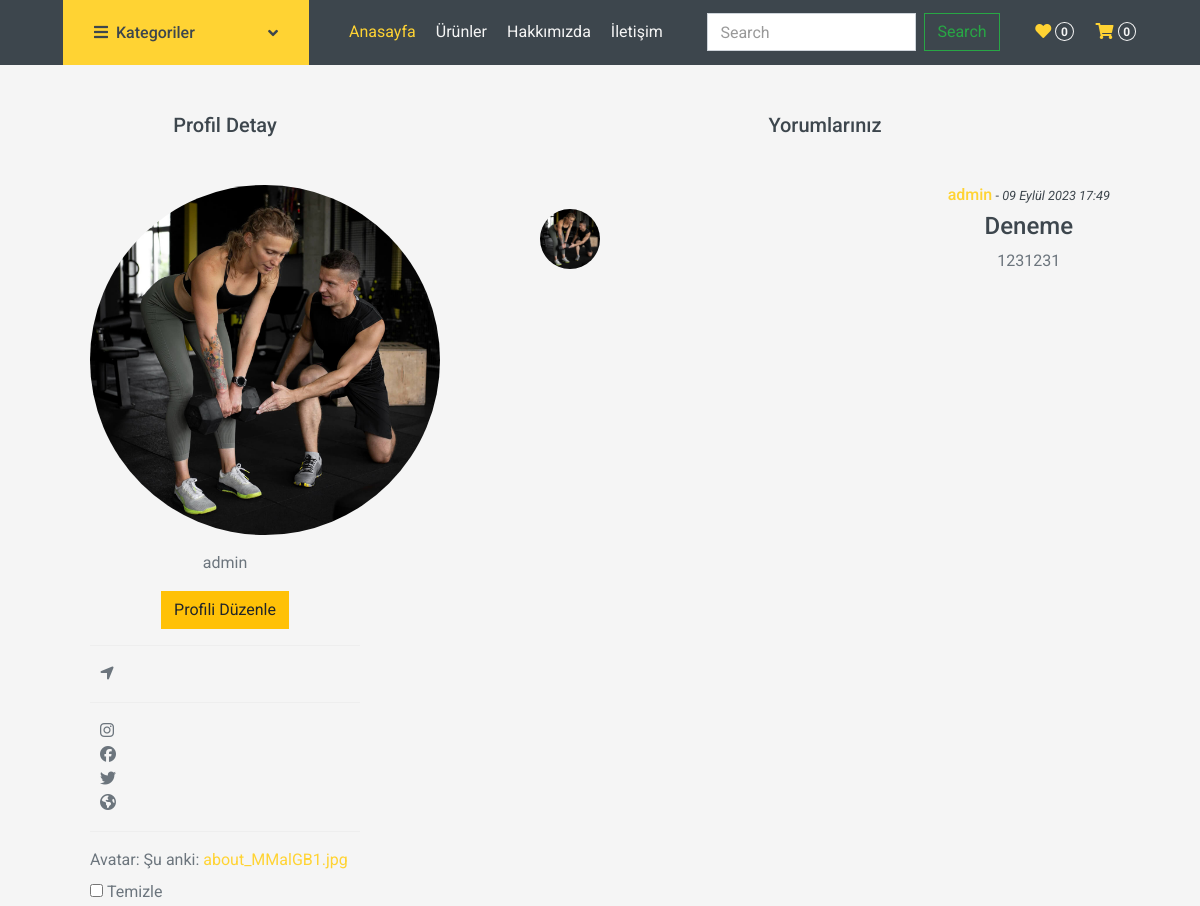
Before: /profile/1 (upper part) with the older database file.
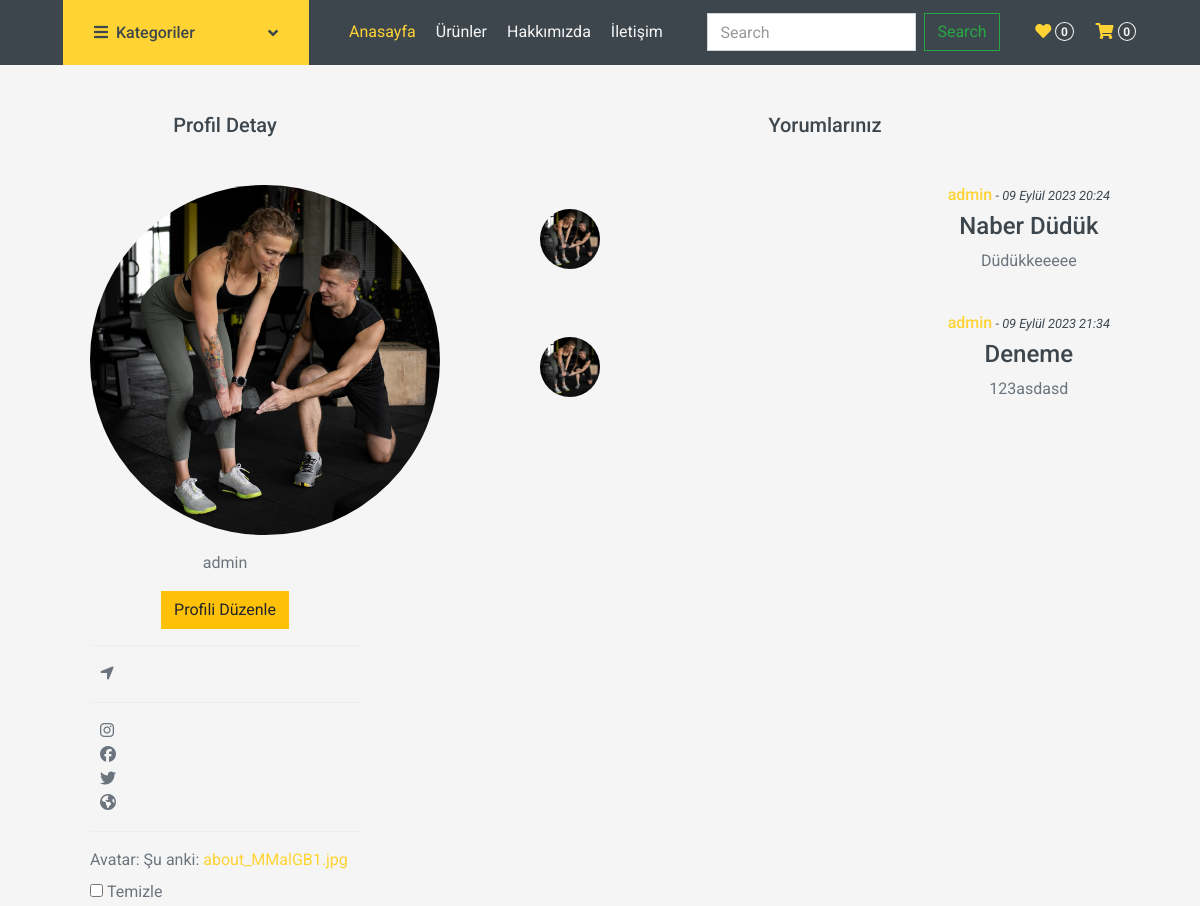
After: the same page with the newer database file.
### siteApp/models.py (models this page shows, shortened)
class ProfileModel(models.Model):
    profileSahibi = models.ForeignKey(User, verbose_name=("Profil Sahibi"), on_delete=models.CASCADE)
    profileAvatar = models.ImageField(("Avatar"), upload_to="", height_field=None, default="avatar.png", width_field=None, max_length=None, blank=True)
    profileBio = models.TextField(("Biografi"), max_length=500, default="", blank=True)
    profileLocation = models.CharField(("Konum"), max_length=150, default="" , blank=True)
    profileInstagram = models.CharField(("Instagram"), max_length=150, default="", blank=True)
    profileTwitter = models.CharField(("Twitter"), max_length=150, default="", blank=True)
    profileFacebook = models.CharField(("Facebook"), max_length=150, default="", blank=True)
    profileWebPage = models.CharField(("Web Sayfası"), max_length=150, default="", blank=True)

class YorumYap(models.Model):
    urun = models.ForeignKey(Urun, verbose_name=("Ürün Adı"), on_delete=models.CASCADE)
    yorumSahibi = models.ForeignKey(User, verbose_name=("Yorum sahibi"), on_delete=models.CASCADE)
    yorumSahibiProfile = models.ForeignKey("siteApp.ProfileModel", verbose_name=("Profil Modeli"), on_delete=models.CASCADE, blank=True)
    yorumBaslik = models.CharField(("Yorumun Başlığı"), max_length=100)
    yorumIcerik = models.TextField(("Yorum İçeriği"), max_length=500)
    yorumAtCrated = models.DateTimeField(("Yorumun Yapıldığı Zaman"), auto_now=True)

### siteApp/views.py (the view, shortened to what this page needs)
# urls.py: path('profile/<profileID>', profile , name='profile'),
def profile(request, profileID):
    context = {}
    userFilter = User.objects.filter(id = profileID).first()
    if userFilter:
        context['kullanicilar'] = userFilter
        yorumlar = YorumYap.objects.filter(yorumSahibi__id = profileID).all()
        context['yorumlar'] = yorumlar
        profileFront = ProfileModel.objects.filter(profileSahibi__id = profileID).all()
        context['profiller'] = profileFront
    else:
        context["error"] = "Böyle bir user bulunamadi"
    updateProfile = {}
    profileUptade  = ProfileModel.objects.filter(profileSahibi__id = profileID).first()
    profileQuerySet  = ProfileModel.objects.filter(profileSahibi__id = profileID)
    for profile in profileQuerySet:
        updateProfile[profile.id] = UpdateProfile(instance = profile)
        context["update"]  = updateProfile.items()
    return render(request, 'profile.html', context)

### siteApp/templates/profile.html (shortened to what this page needs)
{% extends "base.html" %}
{% for user in kullanicilar %}
{% block site-icerik %}
<div class="row justify-content-around m-0 mt-5">
    <div class="col-md-3">
        <h5 class="text-center mb-5">Profil Detay</h5>
        {% for profile in profiller %}
        <div class="mb-3">
            <img class="rounded-circle" src={{profile.profileAvatar.url}} alt="Resim Bulunamadı" width="350px" />
        </div>
        <div class="mb-3">
            <p id="profileSahip" class="text-center">{{profile.profileSahibi}}</p>
        </div>
        <div class="mb-3 text-center">
            <button class="btn btn-warning" onclick="displayevent()" id="ProfileEdit">Profili Düzenle</button>
        </div>
        <div id="profileShow">
            <hr>
            <div class="row justify-content-center">
                <div class="col-md-1">
                    <i class="fa-solid fa-location-arrow"></i>
                </div>
                <div class="col-md-10">
                </div>
            </div>
            <hr>
            <div class="row justify-content-center">
                <div class="col-md-1">
                    <i class="fa-brands fa-instagram"></i>
                </div>
                <div class="col-md-10">
                </div>
            </div>
            <div class="row justify-content-center">
                <div class="col-md-1">
                    <i class="fa-brands fa-facebook"></i>
                </div>
                <div class="col-md-10">
                </div>
            </div>
            <div class="row justify-content-center">
                <div class="col-md-1">
                    <i class="fa-brands fa-twitter"></i>
                </div>
                <div class="col-md-10">
                </div>
            </div>
            <div class="row justify-content-center">
                <div class="col-md-1">
                    <i class="fa-solid fa-earth-americas"></i>
                </div>
                <div class="col-md-10">
                </div>
            </div>
            <hr>
        </div>
        {% for id,form in update %}
        <form action="{% url 'profile' profile.profileSahibi.id %}" method="post" id="formEdit"
            enctype="multipart/form-data">
            {{form}}
        </form>
        {% endfor %}
    </div>
    <div class="col-md-6 text-center">
        <h5 class="text-center mb-5">Yorumlarınız</h5>
        {% for yorum in yorumlar %}
        <div class="media mb-4 justify-content-between align-items-center">
            <img src={{yorum.yorumSahibiProfile.profileAvatar.url}} alt="Image"
                class="img-fluid rounded-circle mr-3 mt-1" style="width: 60px;">
            <div class="d-block">
                <h6><a href="{% url 'profile' yorum.yorumSahibi.id %}">{{yorum.yorumSahibi.username}}</a><small> -
                        <i>{{yorum.yorumAtCrated}}</i></small></h6>
                <h4>{{yorum.yorumBaslik}}</h4>
                <p>{{yorum.yorumIcerik}}</p>
            </div>
        </div>
        {% endfor %}
    </div>
</div>
{% endfor %}
{% endblock site-icerik %}
{% endfor %}

### siteApp/templates/base.html (shortened to what this page needs)
{% load static %}
<!DOCTYPE html>
<html lang="en">
<head>
    <link rel="stylesheet" href="{% static 'owlcarousel/owl.carousel.min.css' %}">
    <link rel="stylesheet" href="{% static 'owlcarousel/owl.carousel.min.css' %}">
    <link href="https://cdn.jsdelivr.net/npm/bootstrap@5.3.1/dist/css/bootstrap.min.css" rel="stylesheet"
>
    <link rel="stylesheet" href="https://cdn.jsdelivr.net/npm/owl.carousel@2.3.4/dist/assets/owl.carousel.min.css">
    <link rel="stylesheet" href="https://cdn.jsdelivr.net/npm/owl.carousel@2.3.4/dist/assets/owl.theme.default.min.css">
    <link rel="stylesheet" href="https://cdnjs.cloudflare.com/ajax/libs/OwlCarousel2/2.3.4/assets/owl.carousel.min.css">
    <link rel="stylesheet"
        href="https://cdnjs.cloudflare.com/ajax/libs/OwlCarousel2/2.3.4/assets/owl.theme.default.min.css">
    <link rel="stylesheet" href="https://cdnjs.cloudflare.com/ajax/libs/font-awesome/6.4.2/css/all.min.css"
 />
     <link href="https://cdnjs.cloudflare.com/ajax/libs/font-awesome/5.10.0/css/all.min.css" rel="stylesheet">
     <link href="{% static '/lib/animate/animate.min.css' %}" rel="stylesheet">
     <link href="{% static '/lib/owlcarousel/assets/owl.carousel.min.css' %}" rel="stylesheet">
     <link href="{% static '/css/style.css' %}" rel="stylesheet">
</head>
<body id="body">
    {% include "./Components/_navbar.html" %}
    {% block site-icerik %}
    {% endblock site-icerik %}
</body>
</html>

### siteApp/templates/Components/_navbar.html (shortened to what this page needs)
<div class="container-fluid bg-dark mb-30">
  <div class="row px-xl-5">
    <div class="col-lg-3 d-none d-lg-block">
      <a class="btn d-flex align-items-center justify-content-between bg-primary w-100" data-toggle="collapse"
        href="#navbar-vertical" style="height: 65px; padding: 0 30px;">
        <h6 class="text-dark m-0"><i class="fa fa-bars mr-2"></i>Kategoriler</h6>
        <i class="fa fa-angle-down text-dark"></i>
      </a>
    </div>
    <div class="col-lg-9">
      <nav class="navbar navbar-expand-lg bg-dark navbar-dark py-3 py-lg-0 px-0">
        <div class="collapse navbar-collapse justify-content-between" id="navbarCollapse">
          <div class="navbar-nav mr-auto py-0">
            <a href="{% url 'home' %}" class="nav-item nav-link active">Anasayfa</a>
            <a href="{% url 'urun' %}" class="nav-item nav-link">Ürünler</a>
            <a href="{% url 'hakkimda' %}" class="nav-item nav-link">Hakkımızda</a>
            <a href="{% url 'iletisim' %}" class="nav-item nav-link">İletişim</a>
          </div>
          <form class="form-inline my-2 my-lg-0" method="post" action="{% url 'search' %}">
            <input class="form-control mr-sm-2" name="search" type="search" placeholder="Search" aria-label="Search">
            <button class="btn btn-outline-success my-2 my-sm-0" type="submit">Search</button>
        </form>
          <div class="navbar-nav ml-auto py-0 d-none d-lg-block">
            <a href="" class="btn px-0">
              <i class="fas fa-heart text-primary"></i>
              <span class="badge text-secondary border border-secondary rounded-circle"
                style="padding-bottom: 2px;">0</span>
            </a>
            <a href="" class="btn px-0 ml-3">
              <i class="fas fa-shopping-cart text-primary"></i>
              <span class="badge text-secondary border border-secondary rounded-circle"
                style="padding-bottom: 2px;">0</span>
            </a>
          </div>
        </div>
      </nav>
    </div>
  </div>
</div>

Changed rows visible on the page:
removed YorumYap: yorumSahibiProfile.profileAvatar (picture), yorumSahibi.username "admin", yorumAtCrated "09 Eylül 2023 17:49", yorumBaslik "Deneme", yorumIcerik "1231231"
added YorumYap: yorumSahibiProfile.profileAvatar (picture), yorumSahibi.username "admin", yorumAtCrated "09 Eylül 2023 20:24", yorumBaslik "Naber Düdük", yorumIcerik "Düdükkeeeee"
added YorumYap: yorumSahibiProfile.profileAvatar (picture), yorumSahibi.username "admin", yorumAtCrated "09 Eylül 2023 21:34", yorumBaslik "Deneme", yorumIcerik "123asdasd"
